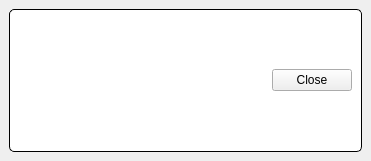
<?xml version="1.0" encoding="UTF-8"?>
<ui version="4.0">
 <class>FormMachineManager</class>
 <widget class="QMainWindow" name="FormMachineManager">
  <property name="geometry">
   <rect>
    <x>0</x>
    <y>0</y>
    <width>371</width>
    <height>161</height>
   </rect>
  </property>
  <property name="windowTitle">
   <string>Machine Manager</string>
  </property>
  <widget class="QWidget" name="centralWidget">
   <layout class="QVBoxLayout" name="verticalLayout_2" stretch="1,0">
    <property name="spacing">
     <number>0</number>
    </property>
    <item>
     <layout class="QVBoxLayout" name="layout"/>
    </item>
    <item>
     <widget class="QGroupBox" name="titleGroupBox_2">
      <property name="styleSheet">
       <string notr="true">QGroupBox {
 	background-color: rgb(255, 255, 255);
     border: 1px solid black;
     border-radius: 5px;
     margin-top: 0.5em;
 }
 
 QGroupBox::title {
     subcontrol-origin: margin;
     left: 10px;
     padding: 0 3px 0 3px;
 }</string>
      </property>
      <property name="title">
       <string/>
      </property>
      <layout class="QHBoxLayout" name="horizontalLayout">
       <item>
        <spacer name="horizontalSpacer">
         <property name="orientation">
          <enum>Qt::Horizontal</enum>
         </property>
         <property name="sizeHint" stdset="0">
          <size>
           <width>244</width>
           <height>20</height>
          </size>
         </property>
        </spacer>
       </item>
       <item>
        <widget class="QPushButton" name="btnClose">
         <property name="text">
          <string>Close</string>
         </property>
        </widget>
       </item>
      </layout>
     </widget>
    </item>
   </layout>
  </widget>
 </widget>
 <resources/>
 <connections/>
</ui>
